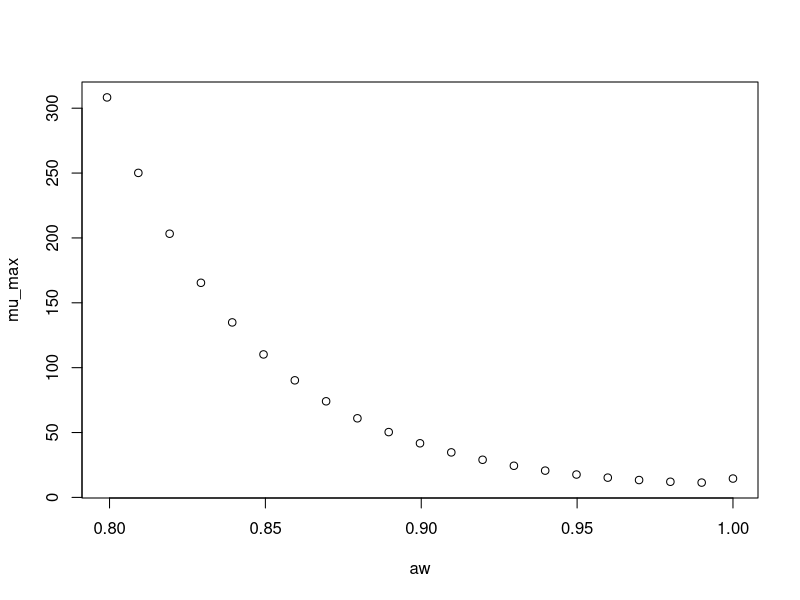

Reproduce this figure in R.
#############################
# start of Parameter script
#############################
aw <- seq(0.799200799200799,0.999999,length.out=21)
#############################
# end of Parameter script
#############################
############################# 
# start of Model script Gropin ID 1371 
#############################
 
# constant coefficients for this model
 
variables <- data.frame(aw)
argumentsPar <- expand.grid(variables)
 
# heart of the model
response_surface <- function(aw) {
   mumax <-exp(2.682-5.124*sqrt(1-aw)+26.62*(sqrt(1-aw))^2)

return(mumax=mumax)
} 

# output parameters
mumax <- cbind(argumentsPar,response_surface(argumentsPar['aw']))
colnames(mumax) <- c(colnames(argumentsPar),'mumax')
#############################
# End of Model script
#############################
############################# 
# start of Visualisation script Gropin ID 1371 
#############################
plot(aw,mumax$mumax,
                          xlab='aw',
                          ylab='mu_max')
#############################
# End of Visualisation script
#############################
